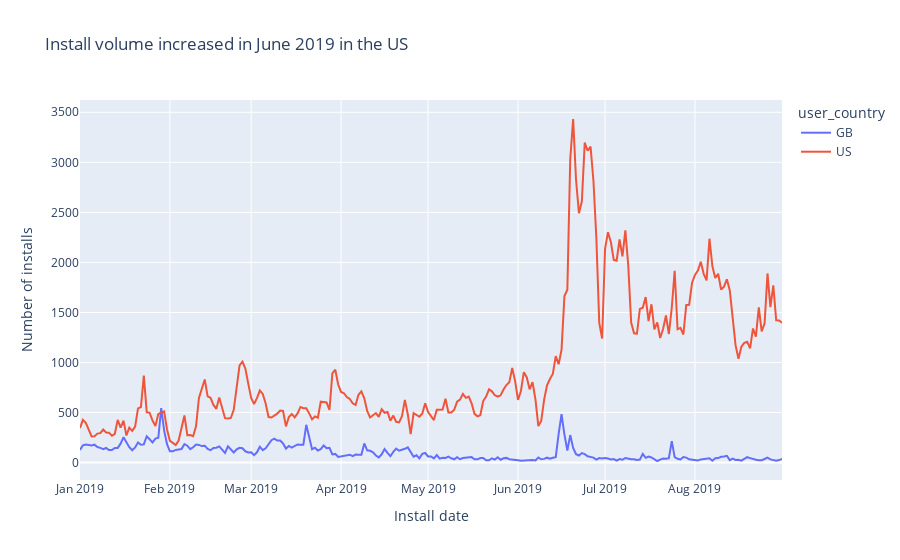

The notebook cell this image was saved under:
### Code cell
(
    px
    .line(install_dates, x='created_at', y='cnt', color='user_country', title = 'Install volume increased in June 2019 in the US')
    .update_yaxes(title = 'Number of installs')
    .update_xaxes(title = 'Install date')
)

### Figure 1 — Plotly figure (JSON) as saved in the notebook; plotly's stock layout.template omitted (floating-point values rounded to 4 significant figures; data arrays with more than 128 entries replaced by an {"elided": "..."} marker saying what was removed)
{"data": [{"hovertemplate": "user_country=GB<br>created_at=%{x}<br>cnt=%{y}<extra></extra>", "legendgroup": "GB", "line": {"color": "#636efa", "dash": "solid"}, "mode": "lines", "name": "GB", "orientation": "v", "showlegend": true, "type": "scatter", "x": {"elided": "243 str values"}, "xaxis": "x", "y": {"elided": "243 int values"}, "yaxis": "y"}, {"hovertemplate": "user_country=US<br>created_at=%{x}<br>cnt=%{y}<extra></extra>", "legendgroup": "US", "line": {"color": "#EF553B", "dash": "solid"}, "mode": "lines", "name": "US", "orientation": "v", "showlegend": true, "type": "scatter", "x": {"elided": "243 str values"}, "xaxis": "x", "y": {"elided": "243 int values"}, "yaxis": "y"}], "layout": {"autosize": true, "legend": {"title": {"text": "user_country"}, "tracegroupgap": 0}, "title": {"text": "Install volume increased in June 2019 in the US"}, "xaxis": {"anchor": "y", "autorange": true, "domain": [0, 1], "range": ["2019-01-01", "2019-08-31"], "title": {"text": "Install date"}, "type": "date"}, "yaxis": {"anchor": "x", "autorange": true, "domain": [0, 1], "range": [-173.8, 3623.0], "title": {"text": "Number of installs"}, "type": "linear"}}}
